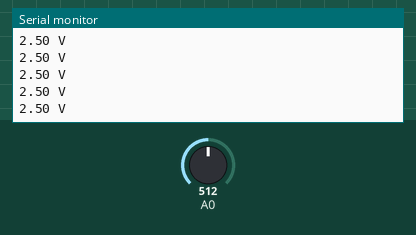
Simulated run of this sketch. Board: Arduino Uno, built with avr-gcc and run on an emulated ATmega328P. Parts: the last lines printed to the serial monitor. The inputs (shaded band) are chosen by the test bench; at power-on: A0 = 512.

Above: at 1.2 s.
1.3 s: A0 set to 716
At 2.2 s:
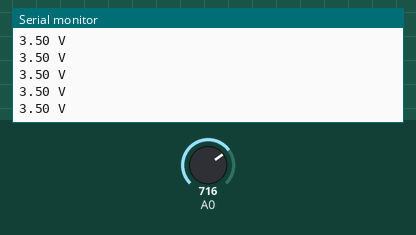
4.3 s: A0 set to 900
At 5.3 s:
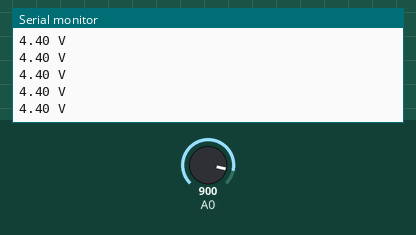
Timing chart, 0 to 7.3 s (numbered marks = the images above; inputs shaded):
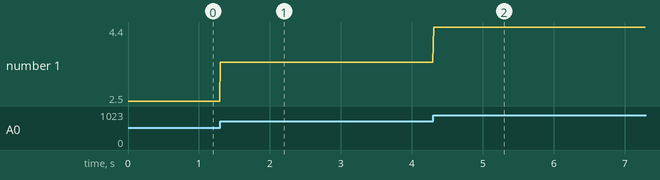

The sketch:

resistanceValue.ino
```cpp
void setup() {
Serial.begin(9600);

}

void loop() {
  // put your main code here, to run repeatedly:
  float val = analogRead(A0)*(5.0/1023.0);
Serial.print(val);
Serial.println(" V");
delay(10);


}
```

Measured:
- after the input at 1.3 s, the serial monitor: prints a new line at once (image 1)
- after the input at 4.3 s, the serial monitor: prints a new line at once (image 2)
- plotted number 1: 2.5 → 3.5 after the input at 1.3 s, 3.5 → 4.4 after the input at 4.3 s
